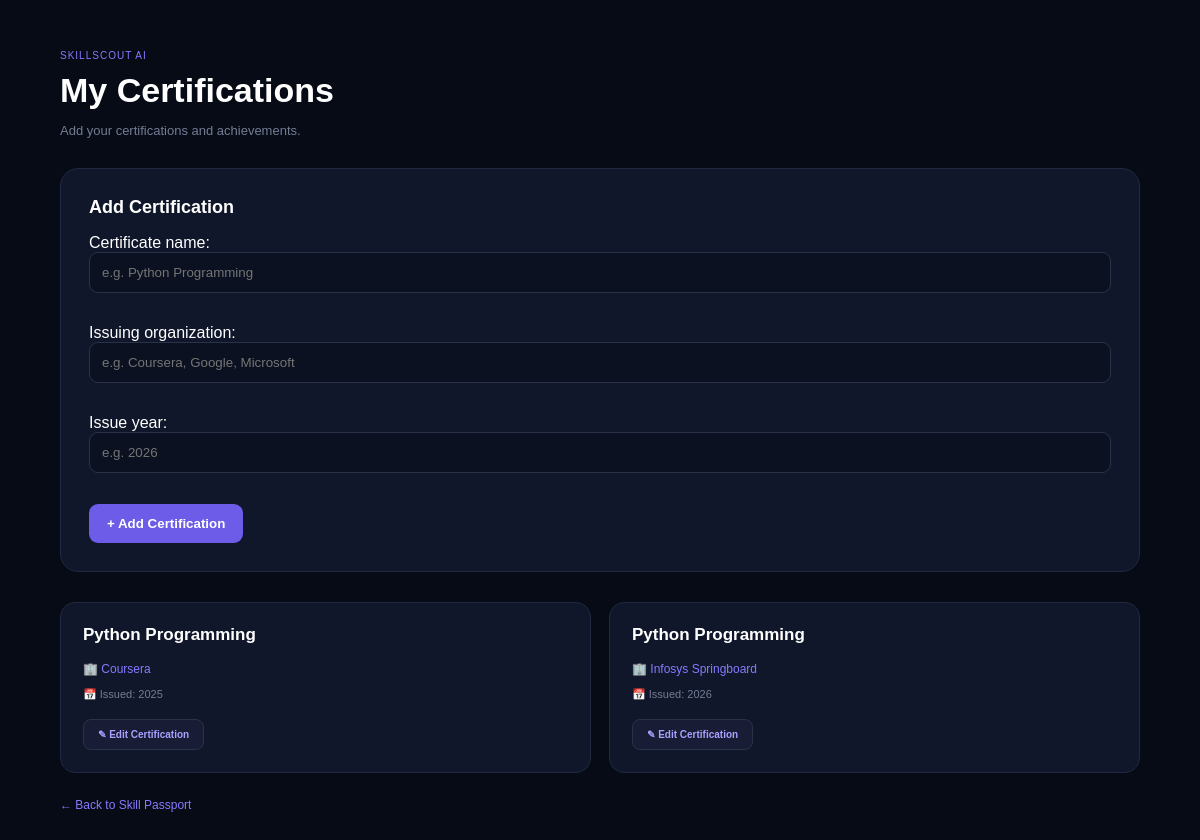
/student/certifications/ (signed in), run on the app's committed database.
### core/models.py (models this page shows, shortened)
class StudentCertification(models.Model):
    profile = models.ForeignKey(
        Profile,
        on_delete=models.CASCADE,
        related_name="certifications"
    )
    certificate_name = models.CharField(
        max_length=150
    )
    issuing_organization = models.CharField(
        max_length=150
    )
    issue_year = models.PositiveIntegerField(
        null=True,
        blank=True
    )

### core/views.py (the view)
# urls.py: path("student/certifications/", views.student_certifications, name="student_certifications"),
def student_certifications(request):
    profile, created = Profile.objects.get_or_create(
        user=request.user,
        defaults={
            "role": "STUDENT"
        }
    )
    if request.method == "POST":
        form = StudentCertificationForm(request.POST)
        if form.is_valid():
            certification = form.save(commit=False)
            certification.profile = profile
            certification.save()
            return redirect("student_certifications")
    else:
        form = StudentCertificationForm()
    certifications = StudentCertification.objects.filter(
        profile=profile
    )
    return render(
        request,
        "student/certifications.html",
        {
            "form": form,
            "certifications": certifications,
            "profile": profile,
        }
    )

### core/forms.py
class StudentCertificationForm(forms.ModelForm):
    class Meta:
        model = StudentCertification
        fields = [
            "certificate_name",
            "issuing_organization",
            "issue_year",
        ]
        widgets = {
            "certificate_name": forms.TextInput(
                attrs={
                    "placeholder": "e.g. Python Programming"
                }
            ),
            "issuing_organization": forms.TextInput(
                attrs={
                    "placeholder": "e.g. Coursera, Google, Microsoft"
                }
            ),
            "issue_year": forms.NumberInput(
                attrs={
                    "placeholder": "e.g. 2026",
                    "min": "2000",
                    "max": "2100"
                }
            ),
        }

### templates/student/certifications.html (shortened to what this page needs)
<!DOCTYPE html>
<html lang="en">
<head>
</head>
<body>
<div class="container">
    <div class="header">
        <span>SKILLSCOUT AI</span>
        <h1>My Certifications</h1>
        <p>
            Add your certifications and achievements.
        </p>
    </div>
    <div class="certification-form">
        <h2>Add Certification</h2>
        <form method="POST">
            {{ form.as_p }}
            <button type="submit">
                + Add Certification
            </button>
        </form>
    </div>
    <div class="certifications">
        {% for certificate in certifications %}
        <div class="certificate-card">
            <h3>
                {{ certificate.certificate_name }}
            </h3>
            <div class="organization">
                🏢 {{ certificate.issuing_organization }}
            </div>
            {% if certificate.issue_year %}
            <div class="year">
                📅 Issued: {{ certificate.issue_year }}
            </div>
            {% endif %}
            <div class="certificate-actions">
    <a
        href="{% url 'edit_certification' certificate.id %}"
        class="edit-certificate">
        ✎ Edit Certification
    </a>
</div>
        </div>
        {% endfor %}
    </div>
    <a
        href="{% url 'skill_passport' %}"
        class="back"
    >
        ← Back to Skill Passport
    </a>
</div>
</body>
</html>

### templates/student/certifications.html (style rules this page uses)
* { box-sizing: border-box; }
body { margin: 0; min-height: 100vh; font-family: Arial, sans-serif; background: #070b16; color: white; }
.container { width: 90%; max-width: 1100px; margin: auto; padding: 45px 0; }
.header { margin-bottom: 30px; }
.header span { color: #8879ff; font-size: 10px; letter-spacing: 1px; }
.header h1 { margin: 8px 0; font-size: 34px; }
.header p { color: #737d94; font-size: 13px; }
.certification-form { padding: 28px; margin-bottom: 30px; background: #10172a; border: 1px solid #202941; border-radius: 18px; }
.certification-form h2 { margin-top: 0; font-size: 18px; }
input { width: 100%; padding: 12px; margin-bottom: 15px; border: 1px solid #293249; border-radius: 9px; background: #0b1120; color: white; outline: none; }
button { padding: 12px 18px; border: none; border-radius: 9px; background: #6c5ce7; color: white; font-weight: bold; cursor: pointer; }
.certifications { display: grid; grid-template-columns: repeat(2, 1fr); gap: 18px; }
.certificate-card { padding: 22px; background: #10172a; border: 1px solid #202941; border-radius: 15px; }
.certificate-card h3 { margin-top: 0; font-size: 17px; }
.organization { color: #8879ff; font-size: 12px; }
.year { margin-top: 12px; color: #737d94; font-size: 11px; }
.back { display: inline-block; margin-top: 25px; color: #8879ff; text-decoration: none; font-size: 12px; }
.certificate-actions { margin-top: 18px; }
.edit-certificate { display: inline-flex; align-items: center; justify-content: center; padding: 9px 14px; background: #191c35; border: 1px solid #293249; border-radius: 8px; color: #aaa0ff; text-decoration: none; font-size: 10px; font-weight: bold; transition: 0.2s; }

### data on the page
StudentCertification: certificate_name "Python Programming", issuing_organization "Coursera", issue_year "2025"
StudentCertification: certificate_name "Python Programming", issuing_organization "Infosys Springboard", issue_year "2026"
